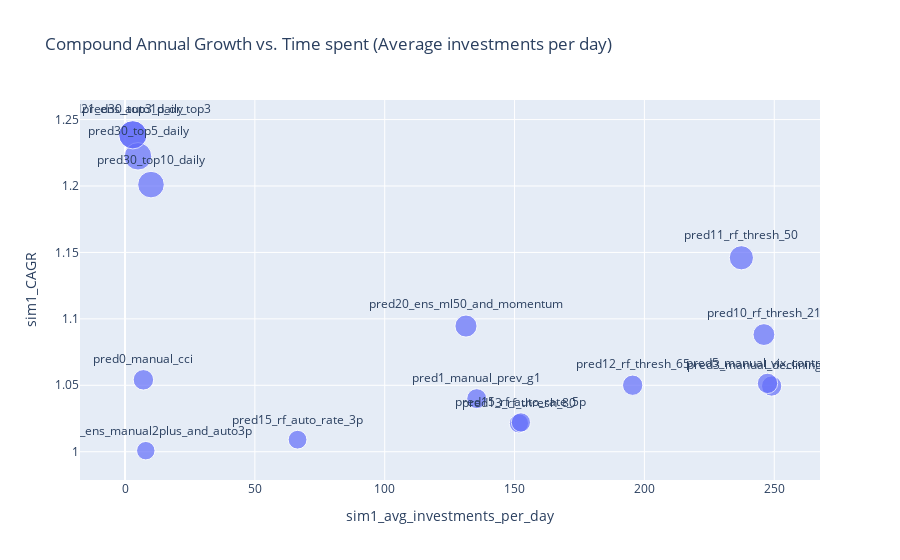

Notebook code for this chart:
### Code cell
import plotly.express as px

# Create the scatter plot
fig = px.scatter(
    df_sim1_results.dropna(),
    x='sim1_avg_investments_per_day',
    y='sim1_CAGR',
    size='sim1_growth_capital_4y',  # Use the 'size' parameter for sim1_CAGR
    text='prediction',
    title='Compound Annual Growth vs. Time spent (Average investments per day)',
    labels={'sim1_capital': 'Initial Capital Requirement', 'growth_capital_4y': '4-Year Capital Growth'}
)

# Update the layout to improve readability of the annotations
fig.update_traces(textposition='top center')

# Show the plot
fig.show()

### Figure 1 — Plotly figure (JSON) as saved in the notebook; plotly's stock layout.template omitted (floating-point values rounded to 4 significant figures)
{"data": [{"hovertemplate": "sim1_avg_investments_per_day=%{x}<br>sim1_CAGR=%{y}<br>sim1_growth_capital_4y=%{marker.size}<br>prediction=%{text}<extra></extra>", "legendgroup": "", "marker": {"color": "#636efa", "size": [1.235, 1.17, 1.213, 1.222, 1.402, 1.725, 1.216, 1.088, 1.037, 1.091, 2.353, 2.232, 2.081, 1.436, 2.353, 1.003], "sizemode": "area", "sizeref": 0.005883, "symbol": "circle"}, "mode": "markers+text", "name": "", "orientation": "v", "showlegend": false, "text": ["pred0_manual_cci", "pred1_manual_prev_g1", "pred3_manual_declining_rates", "pred5_manual_vix_contrarian", "pred10_rf_thresh_21", "pred11_rf_thresh_50", "pred12_rf_thresh_65", "pred13_rf_thresh_80", "pred15_rf_auto_rate_3p", "pred15_rf_auto_rate_5p", "pred30_top3_daily", "pred30_top5_daily", "pred30_top10_daily", "pred20_ens_ml50_and_momentum", "pred21_ens_auto1p_or_top3", "pred22_ens_manual2plus_and_auto3p"], "textposition": "top center", "type": "scatter", "x": [7.076, 135.4, 249.0, 247.4, 246.0, 237.3, 195.5, 151.7, 66.44, 152.4, 3.0, 5.0, 10.0, 131.3, 3.0, 8.0], "xaxis": "x", "y": [1.054, 1.04, 1.049, 1.051, 1.088, 1.146, 1.05, 1.021, 1.009, 1.022, 1.239, 1.222, 1.201, 1.095, 1.239, 1.001], "yaxis": "y"}], "layout": {"legend": {"itemsizing": "constant", "tracegroupgap": 0}, "title": {"text": "Compound Annual Growth vs. Time spent (Average investments per day)"}, "xaxis": {"anchor": "y", "domain": [0, 1], "title": {"text": "sim1_avg_investments_per_day"}}, "yaxis": {"anchor": "x", "domain": [0, 1], "title": {"text": "sim1_CAGR"}}}}
